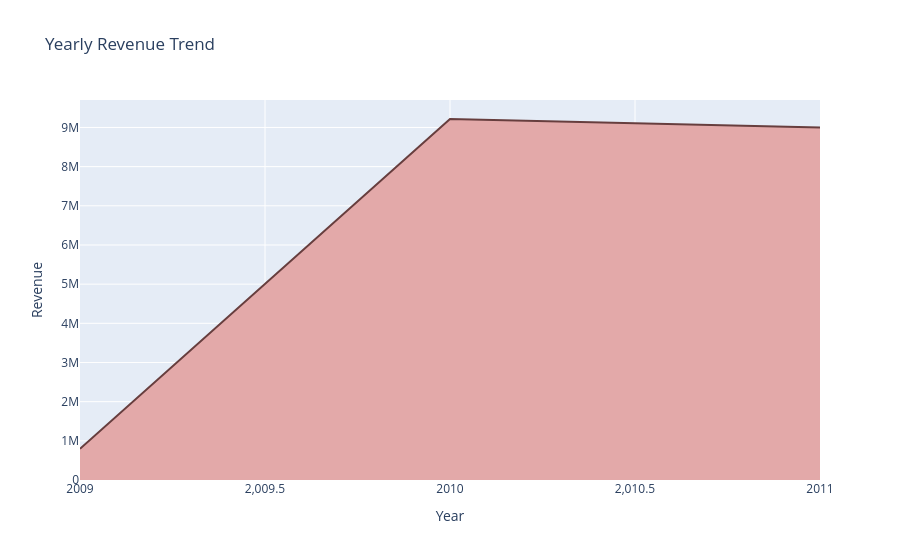

The notebook cell this image was saved under:
### Code cell
fig = px.area(
    yearly_Reven,
    x="Year",
    y="Revenue",
    title="Yearly Revenue Trend",
    
)

fig.update_traces(
    fillcolor="#E3A9A9",
    line_color="#673E3E",
)

fig.show()

### Figure 1 — Plotly figure (JSON) as saved in the notebook; plotly's stock layout.template omitted (floating-point values rounded to 4 significant figures)
{"data": [{"fillcolor": "#E3A9A9", "fillpattern": {"shape": ""}, "hovertemplate": "Year=%{x}<br>Revenue=%{y}<extra></extra>", "legendgroup": "", "line": {"color": "#673E3E"}, "marker": {"symbol": "circle"}, "mode": "lines", "name": "", "orientation": "v", "showlegend": false, "stackgroup": "1", "type": "scatter", "x": [2009, 2010, 2011], "xaxis": "x", "y": [796600.0, 9216000.0, 9001000.0], "yaxis": "y"}], "layout": {"legend": {"tracegroupgap": 0}, "title": {"text": "Yearly Revenue Trend"}, "xaxis": {"anchor": "y", "domain": [0, 1], "title": {"text": "Year"}}, "yaxis": {"anchor": "x", "domain": [0, 1], "title": {"text": "Revenue"}}}}
